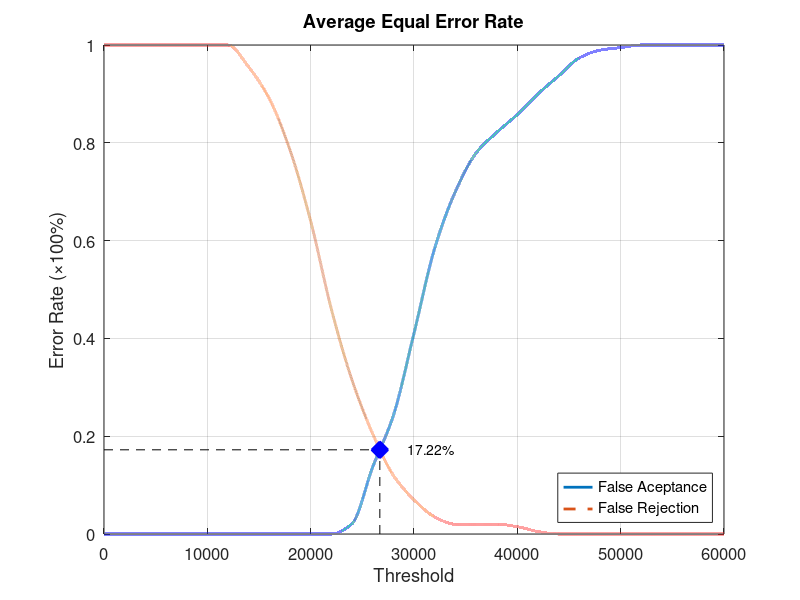
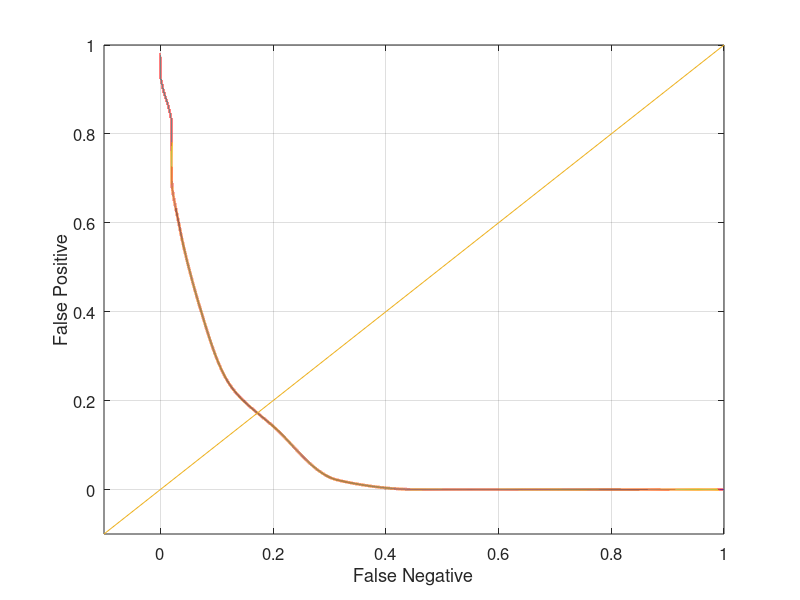

Source code (MATLAB) for these figures, in order:
function yEER = Database2_2
close all;
clear;
clc;
x = 0:2000:60000;
xq = 0:0.5:60000;

y0 = [0 0 0 0 0 0 0 0 0 0 0 0 0.0210526 0.136842 0.242105 0.410526 0.584211 0.7 0.778947 0.821053 0.857895 0.9 0.936842 0.973684 0.989474 0.994737 1 1 1 1 1];
yy0 = interp1(x, y0, xq, 'pchip');
y1 = [1 1 1 1 1 1 1 0.955 0.89 0.785 0.64 0.46 0.315 0.205 0.12 0.07 0.035 0.02 0.02 0.02 0.015 0.005 0 0 0 0 0 0 0 0 0];
yy1 = interp1(x, y1, xq, 'pchip');

% Calculating EER: 
y2 = abs(y0 - y1);
find(y2 == min(y2))
yy2 = abs(yy0 - yy1);
xEER = find(yy2 == min(yy2));
xEERIndex = xq(xEER) % X-axis EER
yEER = yy0(xEER) % Y-axis EER

main = figure
plot(xq, yy0,'-','LineWidth', 2);	hold on
plot(xq, yy1,'--','LineWidth', 2);	hold on
plot([xEERIndex xEERIndex], [0 yEER], 'k--');	hold on
plot([0 xEERIndex], [yEER yEER], 'k--');	hold on
plot(xEERIndex, yEER, 'bx', 'LineWidth', 10);	hold on
text(xEERIndex + 10 * xEERIndex / 100, yEER, [num2str(round((10000 * yEER)) / 100) '%'])
legend('False Aceptance', 'False Rejection', 'Location', 'SouthEast')
xlabel('Threshold')
ylabel('Error Rate (\times100%)')
title('Average Equal Error Rate')
set(gca, 'FontSize', 12)
axis([0 60000 0 1])
grid on

print(main, 'Database2_2Main', '-dpng');
FNRxFPR = figure('Color', [1 1 1]);
plot(yy1, yy0, '-', yy1, yy0, 'LineWidth', 2);
hold on
y = -0.1:0.1:1
plot(y, y); 
set(gca, 'FontSize', 12)
xlabel('False Negative')
ylabel('False Positive')
axis([-0.1 1 -0.1 1])
set(gca, 'FontSize', 12)
grid on

print(FNRxFPR, 'Database2_2FNRxFPR','-dpng');
end
